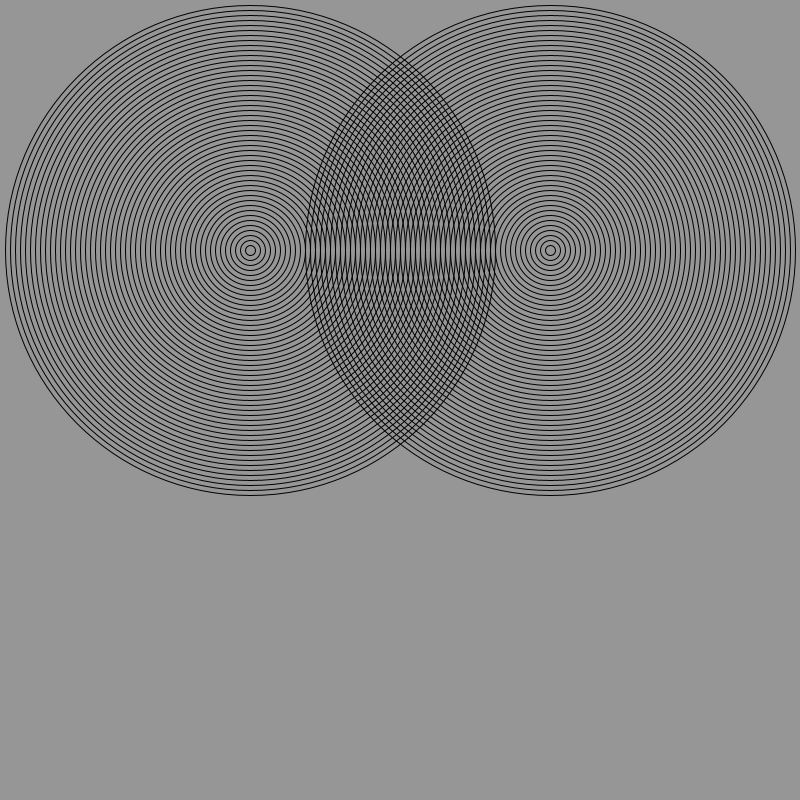
Frame 1 (no input)
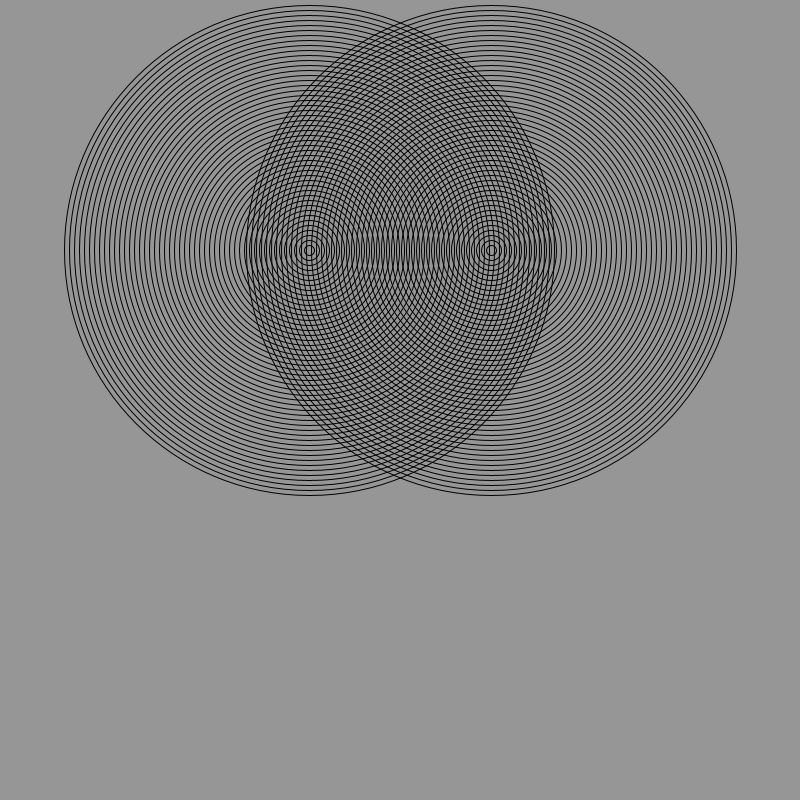
Frame 60 (the mouse pressed at the canvas centre just before this capture)
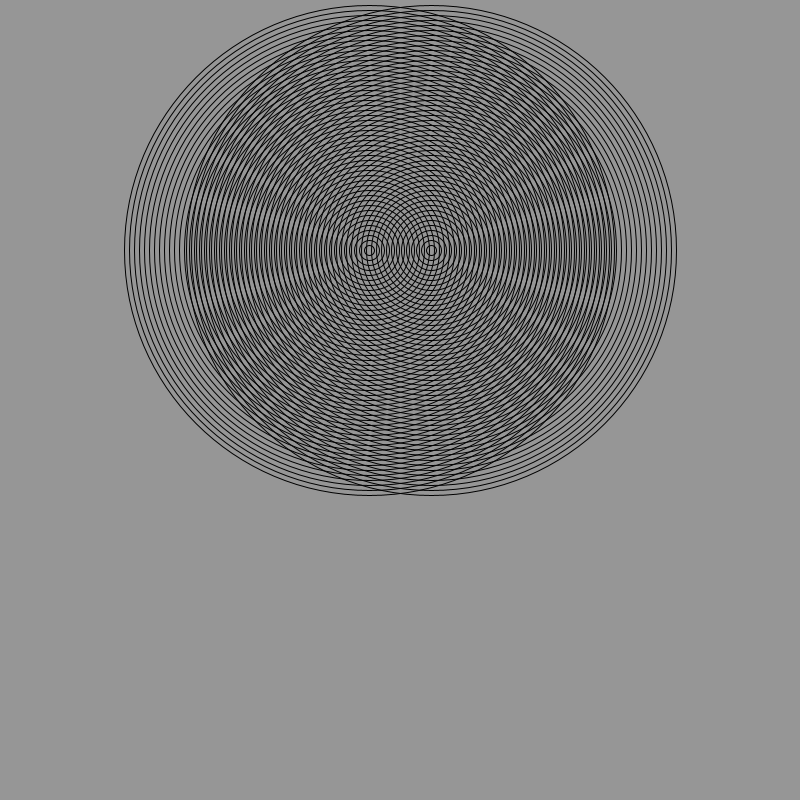
Frame 120 (the mouse held since frame 60 and released just before this capture)

The Processing sketch that drew these frames (run headless with seeded random() and noise(); from frame 60 on, the mouse is pressed at the canvas centre):

// Processing sketch: amazing_rings
// ── amazing_rings.pde

  /*** Go to the recipe to run the demonstration before starting this program ***/
 int x=250;
  int speed=1;
  int rightX=550;
  int rightSpeed=-1;
void setup() {
  /* Set the size of your sketch to be a rectangle like in the recipe demonstration */
  size(800,800);
  /* Call the noFill() command so all the ellipses will be transparent */
  noFill();
}

void draw() {
  background(150,150,150);
        /* Use a for loop to make the first set of rings that will start in the left half of the window
        (you can use the code from your Bullseye program).*/          
        for(int i=0; i<500; i=i+10){
        ellipse(x,250,i,i);

        /*Make this set of rings move across the sketch to the right 
        Hint: make two variables, one for x and another for the speed. 
        Then increase x by the amount in speed */
        }
        x=x+speed;
        
        /*When the rings reach the right side of the sketch, reverse the direction so they move
        Hint: speed = -speed */
        if(x> 800){
          
          speed=-speed;
        }
        /*When the rings reach the left side of the sketch, reverse the direction again */
        if(x<0){
          speed=-speed;
        }
 //CHALLENGE - to finish the Amazing Rings 
 
        /*Add another for loop to draw the second set of rings that will start in the right half of the window */
        for(int j=0; j<500; j=j+10){
        ellipse(rightX,250,j,j);
        }
        
        /*Make this set of rings move in the opposite direction to the other rings 
        These rings must also "bounce" off the sides of the window.*/
        rightX=rightX+rightSpeed;
        
        
        if(rightX<0){
          rightSpeed=-rightSpeed;
        }
        if(rightX>800){
          rightSpeed=-rightSpeed;
        }
        delay(50);
}
